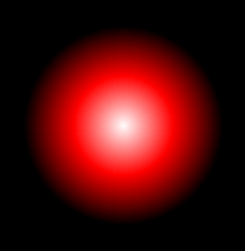

Write Python code to recreate this figure.
"""
   3D红球.py
   本程序不断地打直径越来越小，亮度越来越高的圆点。
   最后就形成了有种3D效果的圆球。
"""
import turtle
from coloradd import lightset

turtle.colormode(255)              # 设定颜色为255
turtle.bgcolor('black')            # 设定背景颜色 
turtle.hideturtle()                # 隐藏海龟

red = (255,0,0)
for r in range(200,0,-1):
    c = lightset(red,1-r/200)      # 设置亮度
    turtle.color(c)                # 设置海龟颜色为c
    turtle.dot(r)                  # 打直径为r的圆点 
    
turtle.done()
